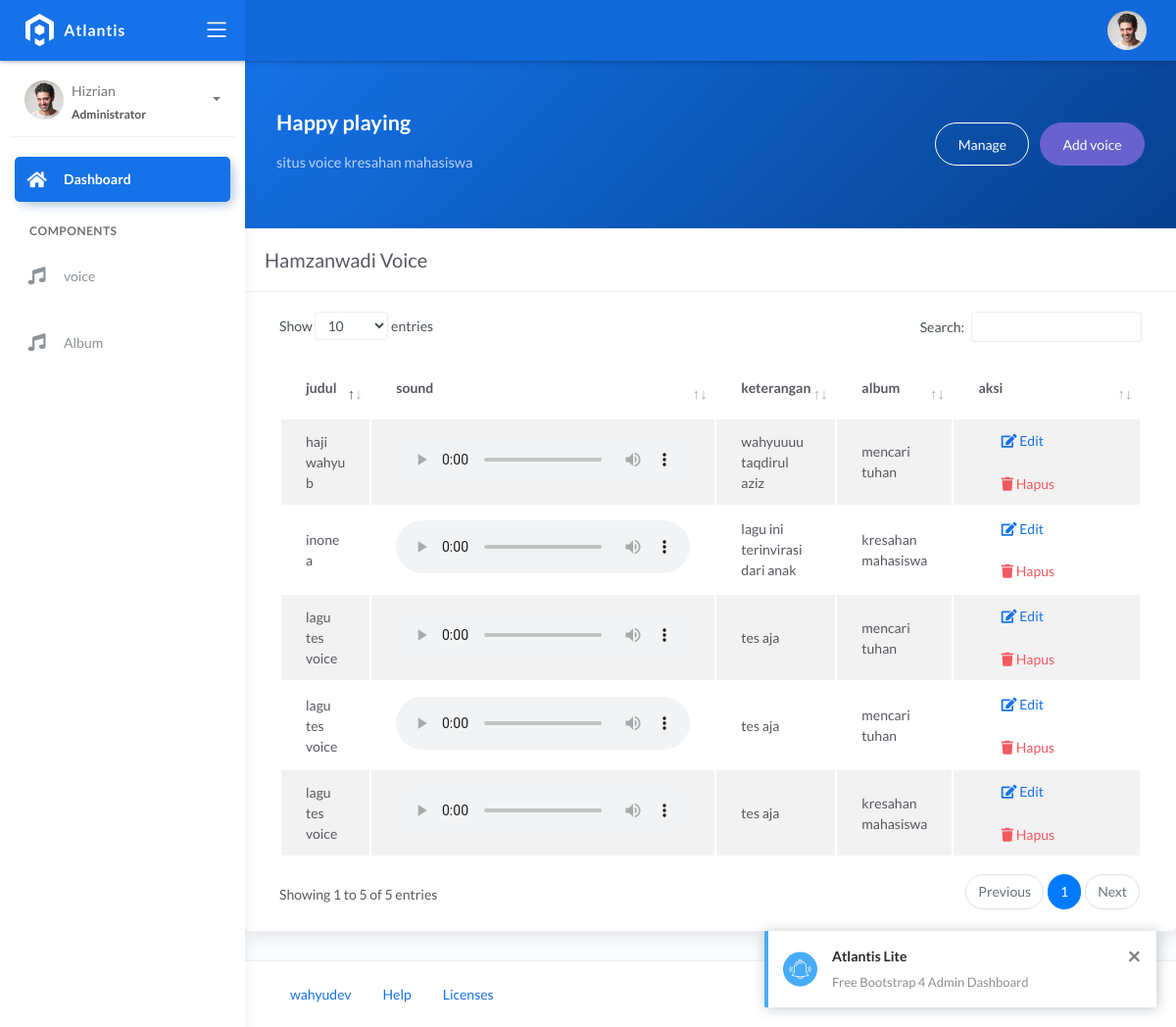
/Datavoice, run on the app's committed database.
### tables this page shows
CREATE TABLE `sound` (
  `id_voice` int(11) NOT NULL,
  `judul` varchar(125) NOT NULL,
  `sound` varchar(125) NOT NULL,
  `album_id` int(11) NOT NULL,
  `gambar_voice` text NOT NULL,
  `keterangan` text NOT NULL,
  `tanggal` datetime NOT NULL DEFAULT current_timestamp()
);

CREATE TABLE `album` (
  `id` int(11) NOT NULL,
  `nama_album` varchar(50) NOT NULL,
  `gambar` text NOT NULL,
  `tanggal` datetime NOT NULL DEFAULT current_timestamp()
);

### application/controllers/Datavoice.php (called while the page is built, shortened)
<?php
class Datavoice extends CI_Controller{
    function __construct(){
        $this->load->model('M_sound');
    }
    public function index(){
        $data['sound']=$this->M_sound->get_sound();
        $data['page']='admin/Listvoice';
        $this->load->view('admin/layout/base',$data);
    }
}

### index.php (called while the page is built, shortened)
<?php
require_once BASEPATH.'core/CodeIgniter.php';

### application/models/M_sound.php (called while the page is built, shortened)
<?php
    class M_sound extends CI_Model{
        function get_sound(){
            $this->db->select('*');
            $this->db->order_by('sound.tanggal','desc');
            $this->db->from('sound');
            $this->db->join('album','album.id = sound.album_id','left');
            $query = $this->db->get();
            return $query->result();
        }
    }
?>

### application/views/admin/Listvoice.php (the view, shortened to what this page needs)
<div class="row">
						<div class="col-md-12">
							<div class="card">
								<div class="card-header">
									<h4 class="card-title">Hamzanwadi Voice</h4>
								</div>
								<div class="card-body">
									<div class="table-responsive">
										<table id="basic-datatables" class="display table table-striped table-hover" >
											<thead>
												<tr>
													<th>judul</th>
													<th>sound</th>
													<th>keterangan</th>
													<th>album</th>
													<th>aksi</th>
												</tr>
											</thead>
											<tbody>
												<?php $no=1; foreach($sound as $s):?>
												<tr>
													<td><?= $s->judul ?></td>
													<td>
														<audio controls>
															<source src="<?php echo base_url(),'/assets/sound/'.$s->sound;?>" type="audio/mpeg">
														</audio>
													</td>
													<td><?= $s->keterangan ?></td>
													<td><?= $s->nama_album ?></td>
													<td width="250">
											<a href="<?php echo site_url('Datavoice/edit/'.$s->id_voice) ?>"
											 class="btn btn-small"><i class="fas fa-edit"></i> Edit</a>
											<a href='<?php echo site_url('Datavoice/delete/'.$s->id_voice) ?>'
											 class="btn btn-small text-danger"><i class="fas fa-trash"></i> Hapus</a>
										</td>
												</tr>
												<?php endforeach;?>
											</tbody>
										</table>
									</div>
								</div>
							</div>
						</div>
					</div>

### application/views/admin/layout/base.php (shortened to what this page needs)
<!DOCTYPE html>
<html lang="en">
<head>
	<link rel="stylesheet" href="<?= base_url('assets')?>/css/bootstrap.min.css">
	<link rel="stylesheet" href="<?= base_url('assets')?>/css/atlantis.min.css">
	<link rel="stylesheet" href="<?= base_url('assets')?>/css/demo.css">
</head>
<body>
	<div class="wrapper">
		<div class="main-header">
			<div class="logo-header" data-background-color="blue">
				<a href="index.html" class="logo">
					<img src="<?= base_url('assets')?>/img/logo.svg" alt="navbar brand" class="navbar-brand">
				</a>
				<div class="nav-toggle">
					<button class="btn btn-toggle toggle-sidebar">
						<i class="icon-menu"></i>
					</button>
				</div>
			</div>
			<nav class="navbar navbar-header navbar-expand-lg" data-background-color="blue2">
				<div class="container-fluid">
					<ul class="navbar-nav topbar-nav ml-md-auto align-items-center">
						<li class="nav-item dropdown hidden-caret">
							<a class="dropdown-toggle profile-pic" data-toggle="dropdown" href="#" aria-expanded="false">
								<div class="avatar-sm">
									<img src="<?= base_url('assets')?>/img/profile.jpg" alt="..." class="avatar-img rounded-circle">
								</div>
							</a>
						</li>
					</ul>
				</div>
			</nav>
		</div>
		<div class="sidebar sidebar-style-2">
			<div class="sidebar-wrapper scrollbar scrollbar-inner">
				<div class="sidebar-content">
					<div class="user">
						<div class="avatar-sm float-left mr-2">
							<img src="<?= base_url('assets')?>/img/profile.jpg" alt="..." class="avatar-img rounded-circle">
						</div>
						<div class="info">
							<a data-toggle="collapse" href="#collapseExample" aria-expanded="true">
								<span>
									Hizrian
									<span class="user-level">Administrator</span>
									<span class="caret"></span>
								</span>
							</a>
						</div>
					</div>
					<ul class="nav nav-primary">
						<li class="nav-item active">
							<a  href="<?= base_url('Dashboard')?>" class="collapsed" aria-expanded="false">
								<i class="fas fa-home"></i>
								<p>Dashboard</p>
							</a>
						</li>
						<li class="nav-section">
							<h4 class="text-section">Components</h4>
						</li>
						<li class="nav-item">
							<a href="<?= base_url('Datavoice')?>">
								<i class="fas fa-music"></i>
								<p>voice</p>
						</li>
						<li class="nav-item">
							<a href="<?= base_url('Album')?>">
								<i class="fas fa-music"></i>
								<p>Album</p>
						</li>
					</ul>
				</div>
			</div>
		</div>
		<div class="main-panel">
			<div class="content">
				<div class="panel-header bg-primary-gradient">
					<div class="page-inner py-5">
						<div class="d-flex align-items-left align-items-md-center flex-column flex-md-row">
							<div><?php $var = 'Datavoice'; if($this->uri->segment(1) == 'Datavoice'){?>
								<h2 class="text-white pb-2 fw-bold">Happy playing</h2>
								<h5 class="text-white op-7 mb-2">situs voice kresahan mahasiswa</h5>
								<?php }else if($this->uri->segment(1) == 'Album'){?>
									<h2 class="text-white pb-2 fw-bold">album</h2>
								    <h5 class="text-white op-7 mb-2">album terbaik mahasiswa</h5>
									<?php }else{?>
										<h2 class="text-white pb-2 fw-bold">Dashboard</h2>
								    <h5 class="text-white op-7 mb-2">Free Bootstrap 4 Admin Dashboard</h5>
									<?php }?>
							</div>
							<div class="ml-md-auto py-2 py-md-0">
								<a href="#" class="btn btn-white btn-border btn-round mr-2">Manage</a>
								<?php $var = 'Datavoice'; if($this->uri->segment(1) == 'Datavoice' ){?>
								<a href="<?= site_url('Datavoice/create')?>" class="btn btn-secondary btn-round">Add voice</a>
								<?php }else{?>
								<?php }?>
							</div>
						</div>
					</div>
				</div>
                <?php $this->load->view($page)?>
			</div>
			<footer class="footer">
				<div class="container-fluid">
					<nav class="pull-left">
						<ul class="nav">
							<li class="nav-item">
								<a class="nav-link" href="wahyudipe6@gmail.com">
									wahyudev
								</a>
							</li>
							<li class="nav-item">
								<a class="nav-link" href="#">
									Help
								</a>
							</li>
							<li class="nav-item">
								<a class="nav-link" href="#">
									Licenses
								</a>
							</li>
						</ul>
					</nav>
					<div class="copyright ml-auto">
						2018, made with <i class="fa fa-heart heart text-danger"></i> by <a href="wahyudipe6@gmail.com">wahyudev</a>
					</div>
				</div>
			</footer>
		</div>
	</div>
</body>
</html>

### data on the page
sound: judul "inone a", keterangan "lagu ini terinvirasi dari anak", album.nama_album "kresahan mahasiswa"
sound: judul "haji wahyu b", keterangan "wahyuuuu taqdirul aziz", album.nama_album "mencari tuhan"
sound: judul "lagu tes voice", keterangan "tes aja", album.nama_album "mencari tuhan"
sound: judul "lagu tes voice", keterangan "tes aja", album.nama_album "mencari tuhan"
sound: judul "lagu tes voice", keterangan "tes aja", album.nama_album "kresahan mahasiswa"
